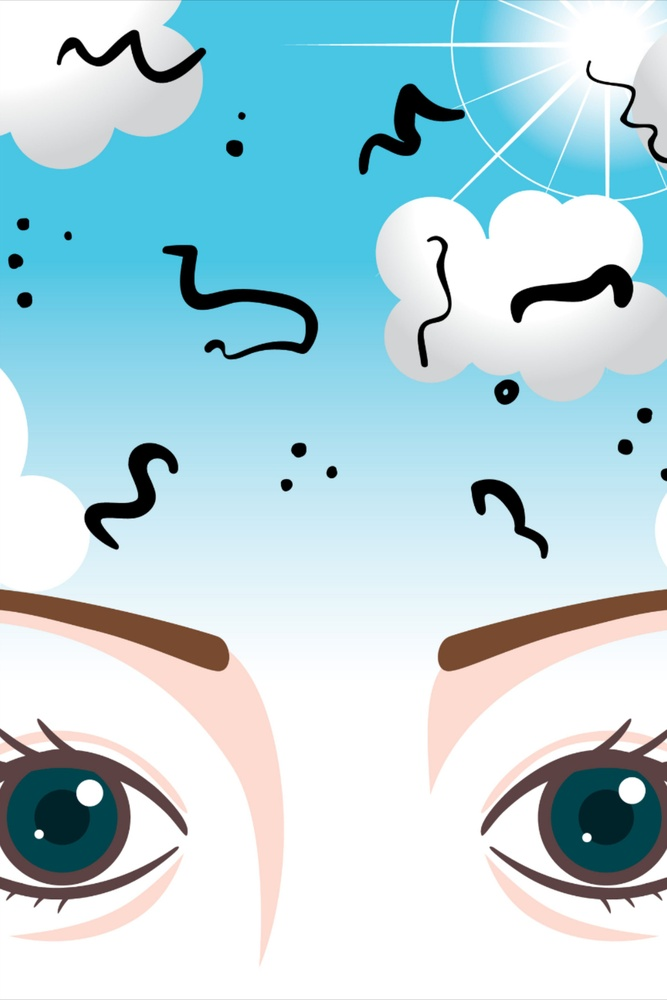
#> input picture What Causes Eye Floaters.jpg, 667 x 1000 px, shrunk from 2835 x 4252 before the run
$ python Assignment3.py
#> lines starting #> are read from the running program, lines starting #| are printed output that depends on the picture; after the words box and inside, x2 and y2 are one past the last pixel; in counts of white or black regions, pixels touching at a corner belong together
# -*- coding: utf-8 -*-
"""
Created on Tue Apr 12 01:12:21 2022

@author: Dell
"""
import numpy as np
import copy
import cv2
from matplotlib import pyplot as plt


# First we need to create a function that add a periodic noise
def add_periodic_noise(img, A=100, u0=90, v0=50, freq = 100):
    #A: amplitude - int.
    #u0: angle
    #v0: angle
    shape = img.shape

    noise = np.zeros((shape[0], shape[1]), dtype='float32')
    x, y = np.meshgrid(range(0, shape[1]), range(0, shape[0]))

    noise += A * np.sin((x * u0 + y * v0) / freq)

    if len(img.shape) > 2:
        noise = noise.reshape(shape[0], shape[1], 1)

    return img + noise


def shifted_dft(img):

    # Transform image from spatial domain to frequency domain by dft Then shift to zero
    # Inputs: img
    # output: shifted_dft (a numpy array containing the transformed image with the same size
    # but with 2 channels (real & complex).)
    img_dft = np.fft.fft2(img)
    shifted_dft = np.fft.fftshift(img_dft)

    return shifted_dft


def dft_magnitude(shifted_dft):

    # Compute the magnitude spectrum of an image in the frequency domain
    # Inputs: shifted_dft
    # Output: magnitude_spectrum ==> a numpy array of shape (H, W) containing intensity values.
    magnitude_spectrum = 20* np.log(np.abs(shifted_dft)+1)
    return magnitude_spectrum


def inverse_shifted_dft(shifted_dft):

    # Calculates the inverse Discrete Fourier Transform of an image after shifting the zero frequency component
    # Inputs: shifted_dft
    #Outputs : img
    img_dft = np.fft.ifftshift(shifted_dft)
    img = np.fft.ifft2(img_dft)
    img = np.abs(img)

    return img


def get_dft_indx(magnitude_spectrum):
    # This function to return the index of the dft image
    # Input: dft_magnitude_value
    # Output: indx: tuple of index ((x,y), (x,y)).

    magnitude_spectrum = copy.deepcopy(magnitude_spectrum)
    dft_indexs = ()

    # Get the 3 max pixel values
    while len(dft_indexs) < 3:
        ind = np.unravel_index(magnitude_spectrum.argmax(), magnitude_spectrum.shape)

        # make the max value of pixel to be zero so not be selected again.
        magnitude_spectrum[ind[0], ind[1]] = 0

        # Add the pixel index
        dft_indexs = dft_indexs + (ind,)
    return dft_indexs


def notch_filter(image, offest = 0):

    # This function to remove periodic noise by making the dft row and column to be zeros
    # Input : an image with periodic noise.
    # Output: an image without periodic noise.
    def set_dft_to_zero(dft_indx, dft_value, offset = 0):
        """

        """
        # This function to make the row and column of dft to be zero
        # Input: dft_indx, dft_value, offset
        #
        # Output: dft_value

        dft_indx = list(dft_indx)
        dft_indx1 = []
        if offset:

            for i in range(1, offset + 1):
                for dft_ind in dft_indx:
                    dft_indx1.append((dft_ind[0] + i, dft_ind[1]))
                    dft_indx1.append((dft_ind[0] - i, dft_ind[1]))

                    dft_indx1.append((dft_ind[0], dft_ind[1] + i))
                    dft_indx1.append((dft_ind[0], dft_ind[1] - i))

        dft_indx.extend(dft_indx1)
        for dft_ind in dft_indx:
            dft_value[dft_ind[0], :] = 0
            dft_value[:, dft_ind[1]] = 0
        return dft_value

    # Get the DFT of the image
    dft_value = shifted_dft(image)

    # Get the magnitude of the DFT
    dft_magnitude_value = dft_magnitude(dft_value)

    # Get the index of the DFT
    dft_indx = get_dft_indx(dft_magnitude_value)[1:]

    # Set the dft to zero
    filtered_dft = set_dft_to_zero(dft_indx, dft_value, offest)

    # get the image back
    img_back = inverse_shifted_dft(filtered_dft)

    return img_back


#%%
img = cv2.imread("What Causes Eye Floaters.jpg")
#> img is the input picture: shape (1000, 667, 3); mean B, G, R 220.8, 212.5, 180.6
img_gray = cv2.cvtColor(img, cv2.COLOR_BGR2GRAY)
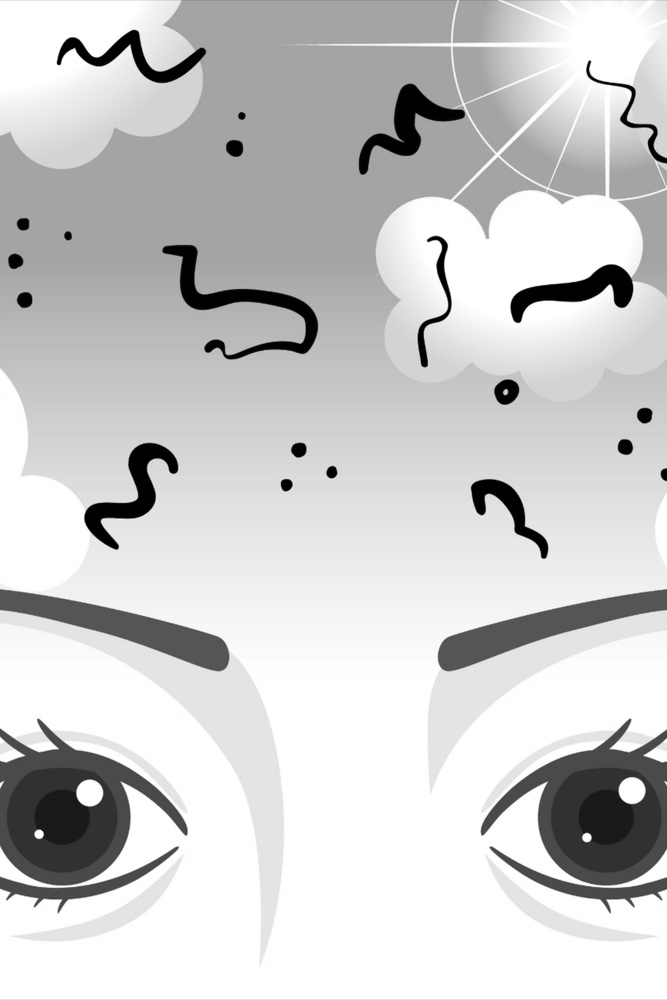
#> img_gray: shape (1000, 667); min 0, max 255, mean 203.9


img_with_periodic_noise = add_periodic_noise(img_gray, 200, 50, 70, 80)
#> in add_periodic_noise, `return img + noise`:
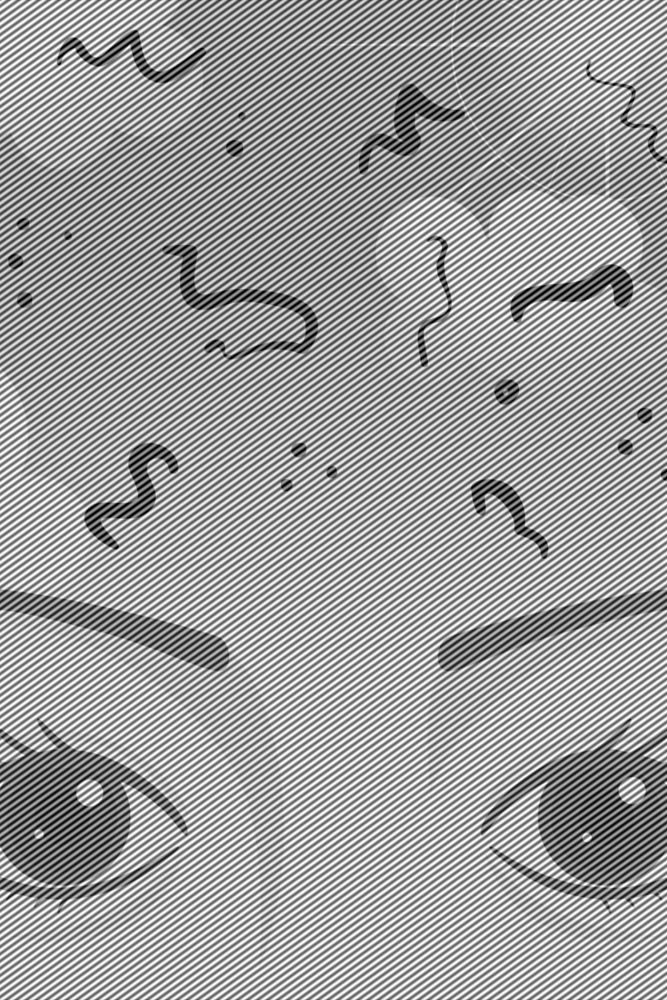
#> returned value: shape (1000, 667) float32; min -200, max 455, mean 203.9; drawn with min black and max white

plt.imshow(img_with_periodic_noise, cmap = 'gray')
plt.show()
filtered_image = notch_filter(img_with_periodic_noise, 10)
#> in dft_magnitude, `magnitude_spectrum = 20* np.log(np.abs(shifted_dft)+1)`:
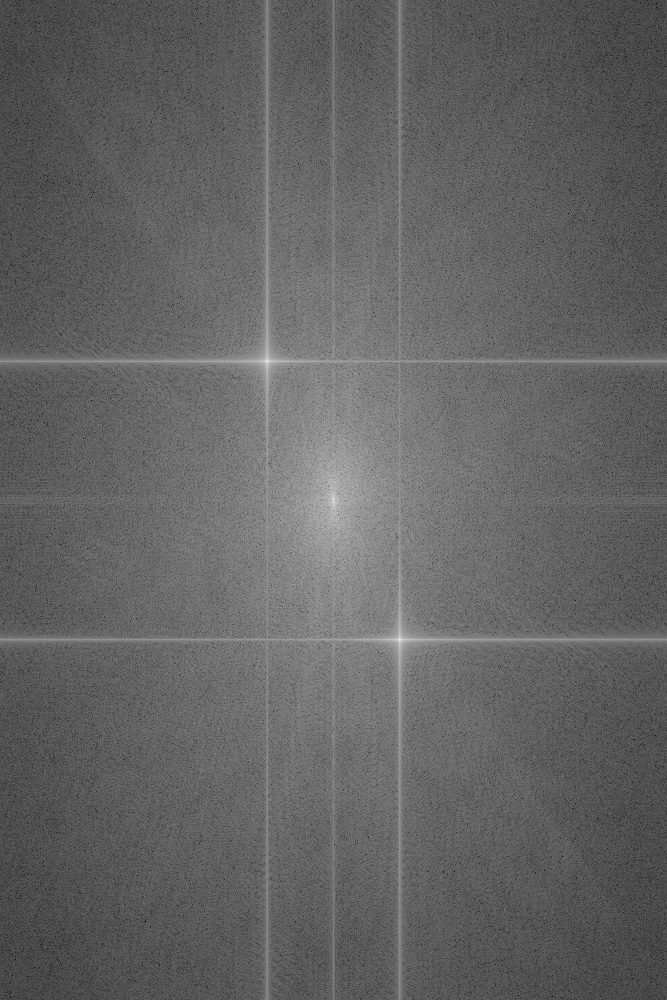
#> magnitude_spectrum: shape (1000, 667) float64; min 26.37, max 374.6, mean 162.5; drawn with min black and max white
#> the loop in get_dft_indx, `while len(dft_indexs) < 3:` made 3 passes
#> dft_indexs on passes 1 to 3: ((500, 333),), ((500, 333), (361, 267)), ((500, 333), (361, 267), (639, 399))
#> after the loop in get_dft_indx, `while len(dft_indexs) < 3:`: magnitude_spectrum: shape (1000, 667) float64; under 0.01% of pixels changed, all inside (x1, y1, x2, y2) = (267, 361, 400, 640)
#> in notch_filter, `dft_indx = get_dft_indx(dft_magnitude_value)[1:]`: dft_indx = ((361, 267), (639, 399))
#> in set_dft_to_zero, `dft_indx = list(dft_indx)`: dft_indx = [(361, 267), (639, 399)]
#> the loop in set_dft_to_zero, `for dft_ind in dft_indx:` made 82 passes
#> dft_ind on passes 1 to 12: (361, 267), (639, 399), (362, 267), (360, 267), (361, 268), (361, 266), (640, 399), (638, 399), (639, 400), (639, 398), (363, 267), (359, 267)
#> in inverse_shifted_dft, `img = np.abs(img)`:
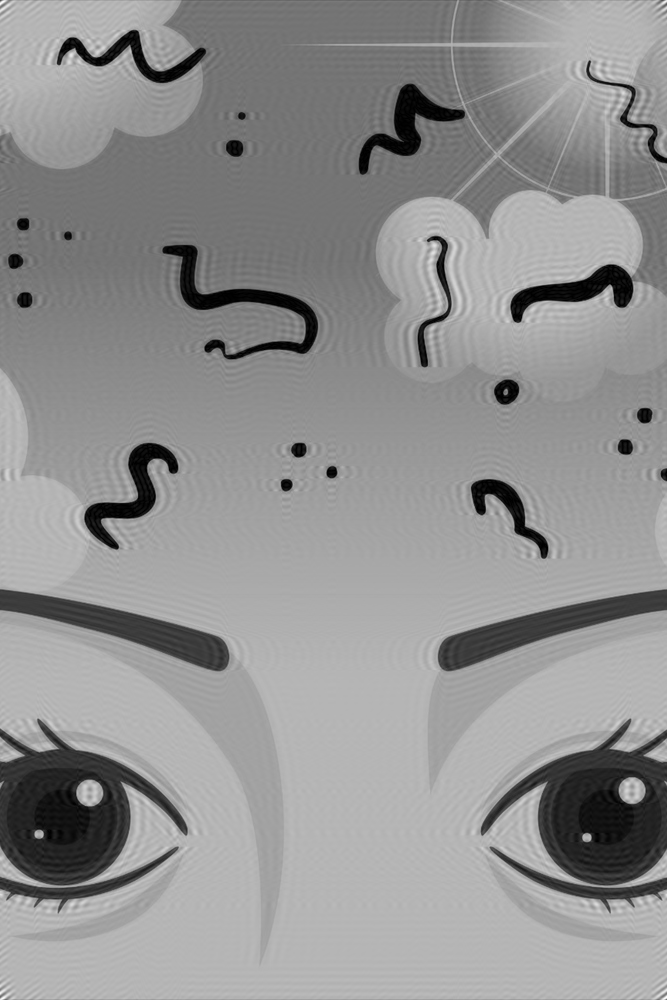
#> img: shape (1000, 667) float64; min 0.00109, max 358.4, mean 204.1; drawn with min black and max white

plt.imshow(filtered_image, cmap = 'gray')

plt.show()

$ run again, with photo-1566618501422-c23b8983e256.jpg copied over What Causes Eye Floaters.jpg
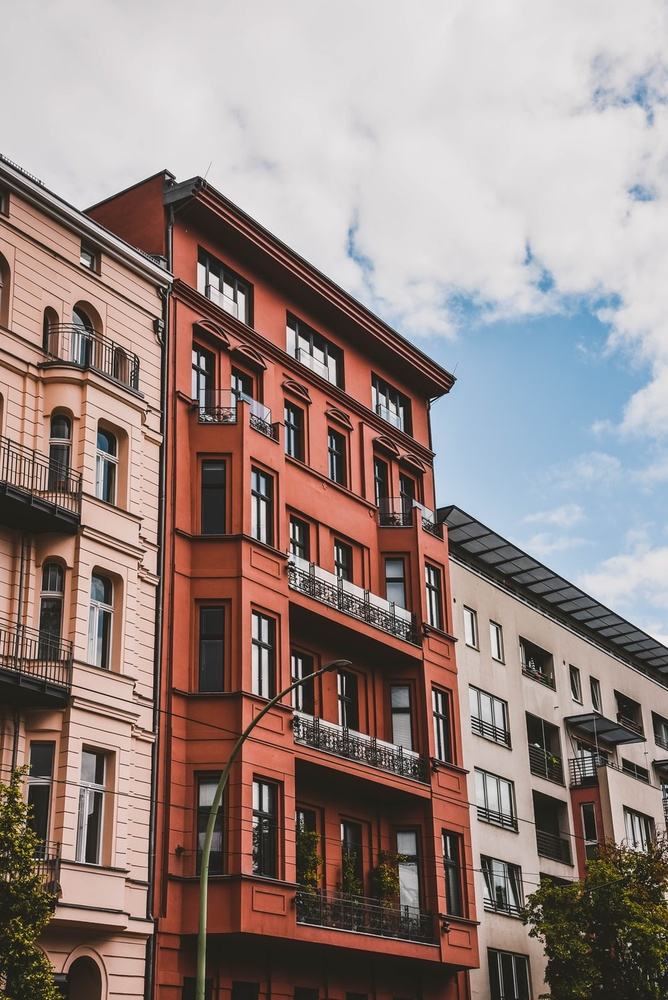
#> input picture photo-1566618501422-c23b8983e256.jpg, 668 x 1000 px, shrunk from 1000 x 1498 before the run
#> img is the input picture: shape (1000, 668, 3); mean B, G, R 129, 133.1, 149.3
#> in dft_magnitude, `magnitude_spectrum = 20* np.log(np.abs(shifted_dft)+1)`:
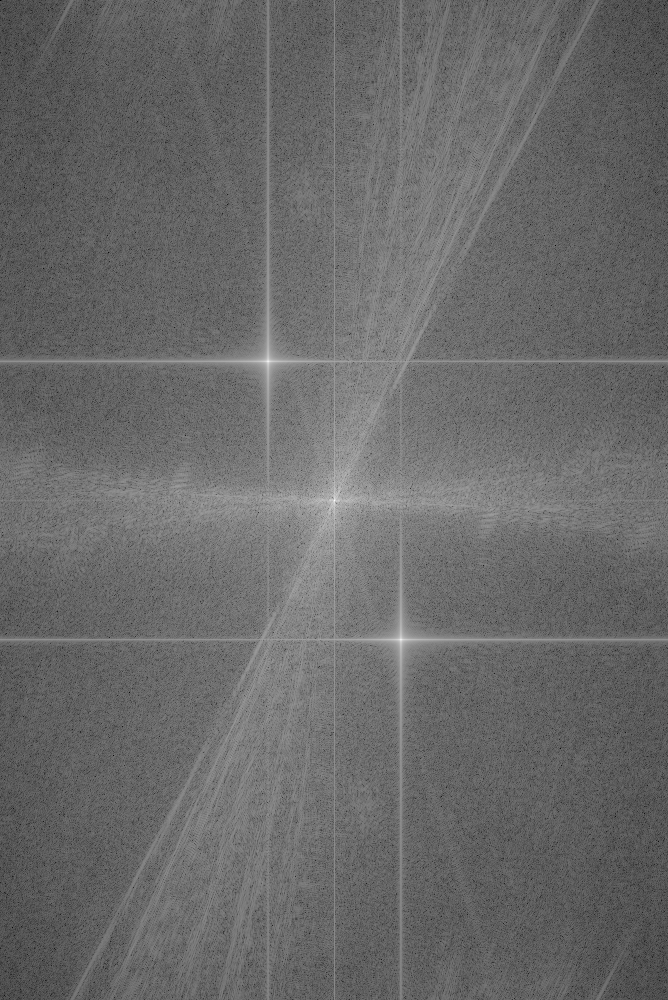
#> magnitude_spectrum: shape (1000, 668) float64; min 47.45, max 366.7, mean 179.7; drawn with min black and max white
#> the loop in get_dft_indx, `while len(dft_indexs) < 3:` made 3 passes
#> dft_indexs on passes 1 to 3: ((500, 334),), ((500, 334), (361, 268)), ((500, 334), (361, 268), (639, 400))
#> in notch_filter, `dft_indx = get_dft_indx(dft_magnitude_value)[1:]`: dft_indx = ((361, 268), (639, 400))
#> in set_dft_to_zero, `dft_indx = list(dft_indx)`: dft_indx = [(361, 268), (639, 400)]
#> the loop in set_dft_to_zero, `for dft_ind in dft_indx:` made 82 passes
#> dft_ind on passes 1 to 8: (361, 268), (639, 400), (362, 268), (360, 268), (361, 269), (361, 267), (640, 400), (638, 400)
#> in inverse_shifted_dft, `img = np.abs(img)`:
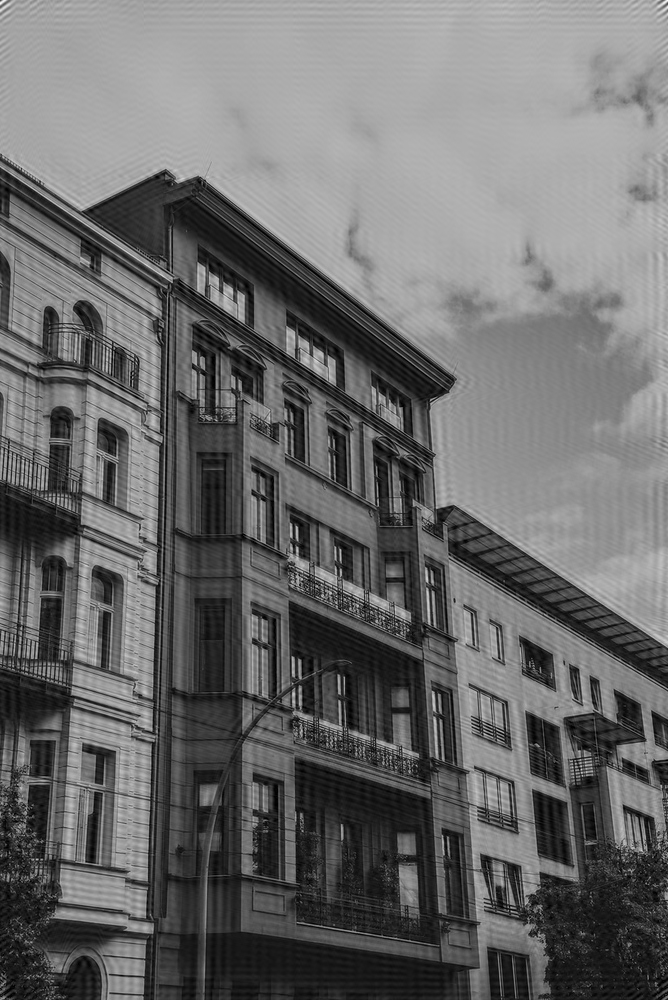
#> img: shape (1000, 668) float64; min 0.0128, max 327.6, mean 137.5; drawn with min black and max white
